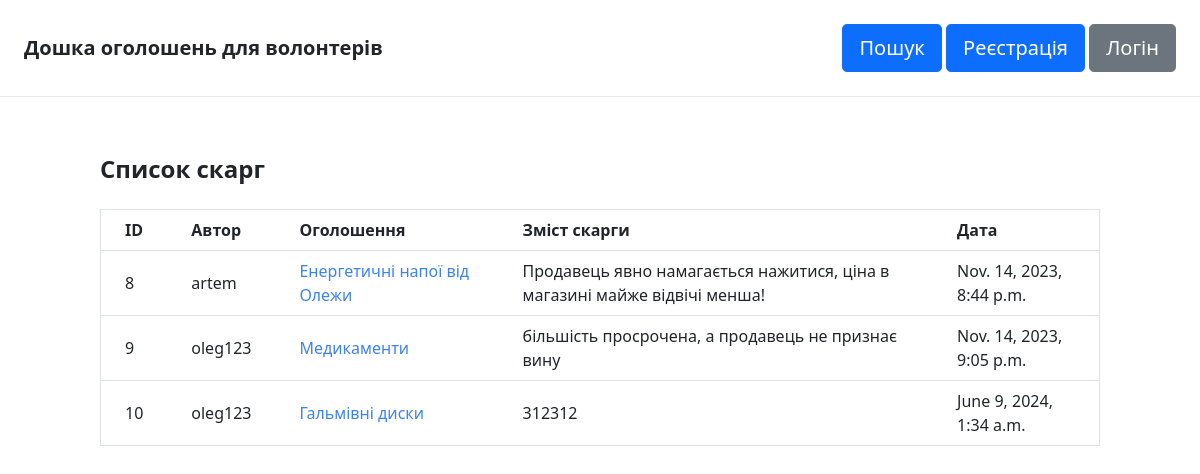
/items/complaint/, run on the app's committed database.
### item/models.py (models this page shows, shortened)
class Complaint(models.Model):
    author = models.ForeignKey(User, on_delete=models.CASCADE, related_name='complaints')
    post = models.ForeignKey(Item, on_delete=models.CASCADE, related_name='complaints')
    text = models.TextField()
    date = models.DateTimeField(auto_now_add=True)

class Item(models.Model):
    category = models.ForeignKey(Category, related_name='items', on_delete=models.CASCADE)
    name = models.CharField(max_length=75)
    description = models.TextField(blank=True, null=True)
    price = models.FloatField()
    region = models.ForeignKey(Region, related_name='items', on_delete=models.CASCADE)
    image = models.ImageField(upload_to='item_images', blank=True, null=True)
    is_sold = models.BooleanField(default=False)
    created_by = models.ForeignKey(User, related_name='items', on_delete=models.CASCADE)
    created_at = models.DateTimeField(auto_now_add=True)

### item/views.py (the view)
# urls.py: path('complaint/', views.complaint_list, name='complaint_list'),
def complaint_list(request):
    complaints = Complaint.objects.all()
    return render(request, 'item/complaint.html', {'complaints': complaints})

### item/templates/item/complaint.html (shortened to what this page needs)
{% extends 'core/base.html' %}
{% block content %}
  <div class="container mx-auto my-8">
    <h2 class="text-2xl font-semibold mb-4">Список скарг</h2>
    <div class="overflow-x-auto">
      <table class="min-w-full bg-white border border-gray-300">
        <thead>
          <tr>
            <th class="py-2 px-4 border-b text-left">ID</th>
            <th class="py-2 px-4 border-b text-left">Автор</th>
            <th class="py-2 px-4 border-b text-left">Оголошення</th>
            <th class="py-2 px-4 border-b text-left">Зміст скарги</th>
            <th class="py-2 px-4 border-b text-left">Дата</th>
          </tr>
        </thead>
        <tbody>
          {% for complaint in complaints %}
            <tr>
              <td class="py-2 px-4 border-b text-left">{{ complaint.id }}</td>
              <td class="py-2 px-4 border-b text-left">{{ complaint.author.username }}</td>
              <td class="py-2 px-4 border-b text-left">
                <a href="{% url 'item:detail' complaint.post.id %}" class="text-blue-500 hover:underline">{{ complaint.post.name }}</a>
              </td>
              <td class="py-2 px-4 border-b text-left">{{ complaint.text }}</td>
              <td class="py-2 px-4 border-b text-left">{{ complaint.date }}</td>
            </tr>
          {% endfor %}
        </tbody>
      </table>
    </div>
  </div>
{% endblock %}

### data on the page
Complaint: id "8", author.username "artem", post.name "Енергетичні напої від Олежи", text "Продавець явно намагається нажитися, ціна в магазині майже відвічі менша!", date "Nov. 14, 2023, 8:44 p.m."
Complaint: id "9", author.username "oleg123", post.name "Медикаменти", text "більшість просрочена, а продавець не признає вину", date "Nov. 14, 2023, 9:05 p.m."
Complaint: id "10", author.username "oleg123", post.name "Гальмівні диски", text "312312", date "June 9, 2024, 1:34 a.m."
